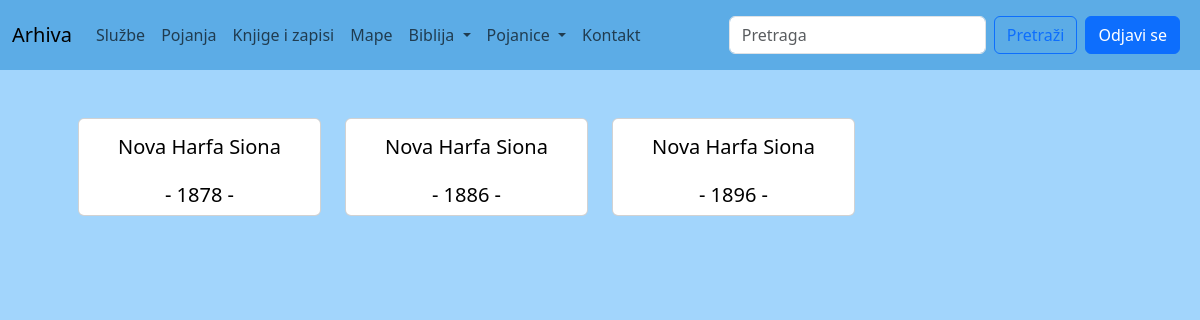
Screenshot of /stare-pojanice/ (signed in) with the database file from the repository.
### pojanice/models.py (models this page shows, shortened)
class StaraPojanicaFolder(models.Model):
    name = models.CharField(max_length=255)
    slug = models.SlugField(unique=True, blank=True, null=True)
    izdanje = models.CharField(max_length=255, blank=True, null=True)
    godina_izdanja = models.CharField(max_length=255, blank=True, null=True)
    jezik = models.CharField(max_length=255, blank=True, null=True)

### pojanice/views.py (the view)
# urls.py: path('stare-pojanice/', stare_pojanice_list,name='stare_pojanice_list'),
@login_required(login_url="/login/")
def stare_pojanice_list(request):
	folders = StaraPojanicaFolder.objects.all()
	return render(request, 'stare-pojanice.html', {'folders': folders})

### pojanice/templates/stare-pojanice.html (shortened to what this page needs)
{% extends "base.html" %}
{% block content%}
<div class="container p-5">
    <div class="row">
        {% for folder in folders %}
            <div class="col-md-3 mb-4">
                <div class="card h-100 d-flex flex-column">
                    <a href="{% url 'stare_pojanja_text_view' folder.slug %}" class="text-decoration-none text-black">
                        <div class="card-body d-flex align-items-center justify-content-center text-center">
                            <h5 class="card-title text-center" style="white-space: normal;">{{ folder.name }}</h5>
                        </div>
                        <h5 class="card-title text-center" style="white-space: normal;">- {{ folder.godina_izdanja }} -</h5>
                    </a>
                </div>
            </div>
        {% endfor %}
    </div>
</div>
{% endblock %}

### rows the page displays
StaraPojanicaFolder: name "Nova Harfa Siona", godina_izdanja "1878"
StaraPojanicaFolder: name "Nova Harfa Siona", godina_izdanja "1886"
StaraPojanicaFolder: name "Nova Harfa Siona", godina_izdanja "1896"
